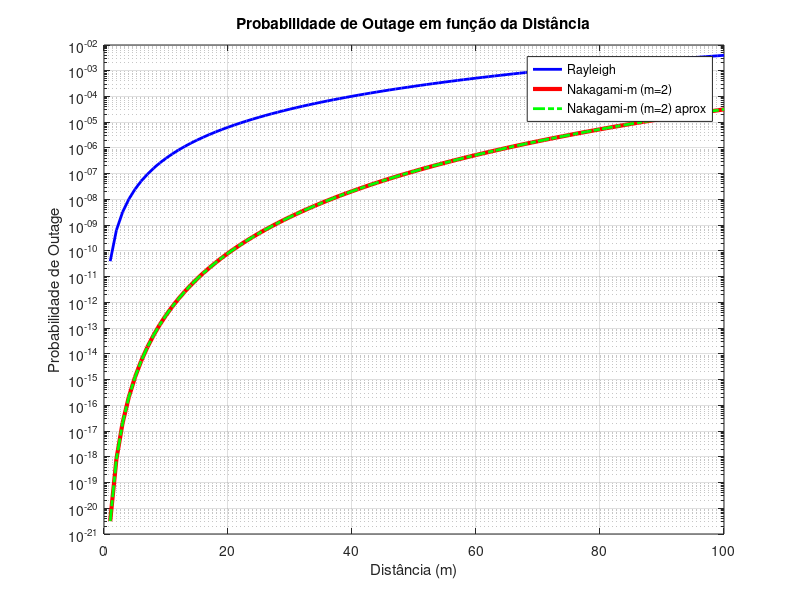
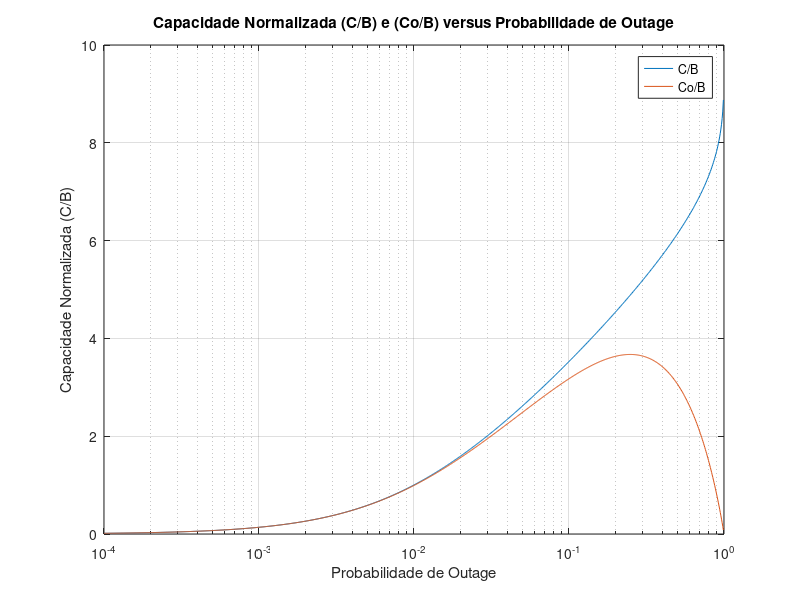
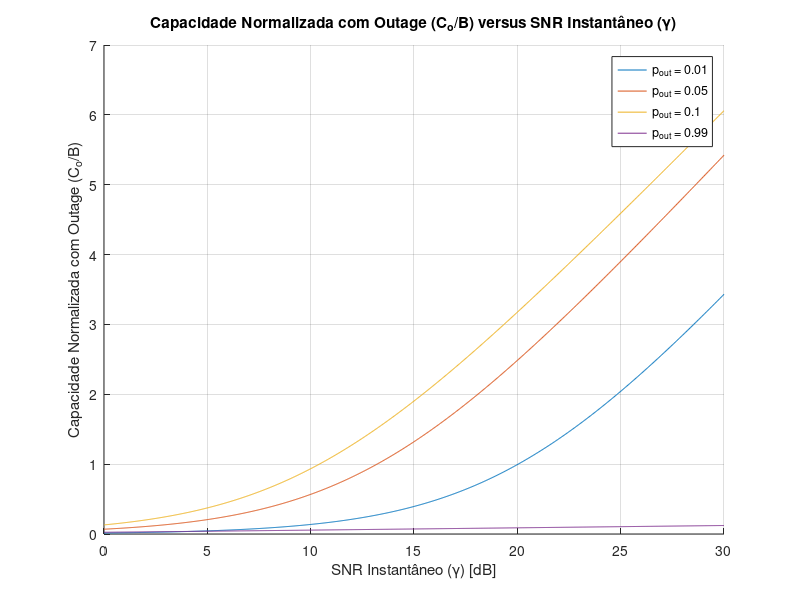

Reproduce these figures in MATLAB, in order.
%% Questão 1
%{
Seja Pr(d0)=1 mW para d0=1 m, trace a probabilidade de outage em função da 
distância, para distâncias variando de 1 a 100 metros, supondo modelo 
log-distância com expoente 4, B=10 MHz, Rb=10 Mbps, N0=−204 dB/Hz, 
fc=3 GHz, Rayleigh e Nakagami-m com m=2.
%}
%Tendo a potencia recebida, calcula SNR e depois calcula Probabilidade de outage.
% Definições e Parâmetros
clc;
close all;
clear;
Pr_d0 = 1e-3; % Potência recebida a d0 (1 mW = 1e-3 W)
d0 = 1; % Distância de referência (1 m)
B = 10e6; % Largura de banda (10 MHz)
Rb = 10e6; % Taxa de bits (10 Mbps)
N0_dB = -204; % Densidade espectral de ruído em dB/Hz
fc = 3e9; % Frequência de portadora (3 GHz)
m = 2; % Parâmetro Nakagami-m

% Conversões e cálculos iniciais
N0 = 10^(N0_dB / 10); % Conversão de dB/Hz para linear
N = N0 * B; % Potência de ruído total
distances = 1:100; % Distâncias variando de 1 a 100 metros

% Potência recebida (modelo de log-distância com expoente 4)
Pr = Pr_d0 * ((d0 ./ distances).^4);

% SNR em cada distância
SNR = Pr / N;

% Limiar de SNR para a taxa de bits desejada (considerando Shannon)
SNR_threshold = (2^(Rb / B) - 1);

% Probabilidade de outage para Rayleigh
P_out_Rayleigh = 1 - exp(-SNR_threshold ./ SNR);

% Probabilidade de outage para Nakagami-m usando a função gama incompleta
arg = m * SNR_threshold ./ SNR;
P_out_Nakagami = gammainc(arg, m, 'lower') / gamma(m);

% Aproximação da probabilidade de outage para Nakagami-m
P_out_Nakagami_approx = (arg.^m) / gamma(m + 1);

% Plotando os resultados
figure;
semilogy(distances, P_out_Rayleigh, 'b-', 'LineWidth', 2);
hold on;
semilogy(distances, P_out_Nakagami, 'r-', 'LineWidth', 3);
semilogy(distances, P_out_Nakagami_approx, 'g-.', 'LineWidth', 2);
hold off;
grid on;
xlabel('Distância (m)');
ylabel('Probabilidade de Outage');
legend('Rayleigh', 'Nakagami-m (m=2)', 'Nakagami-m (m=2) aprox');
title('Probabilidade de Outage em função da Distância');

%% Questão 2
%{
A probabilidade de outage varia muito com a parcela de linha de visada 
(aumento de m). Como seria a outage para o caso do canal AWGN? O canal 
sem fio em NLOS fica muito distante deste desempenho. Como melhorar o 
desempenho do canal sem fio neste cenário de canal lento (outage)?
%}
%Questão 2 - AWGN é Poutage 0, para melhoar ler no livro.
clear;
disp('A probabilidade de outage no canal AWGN é 0. Em um canal sem ')
disp('fio em NLOS é possível melhorar o desempenho, em relação ao ')
disp('outage utilizando técnicas de diversidade do canal (MIMO e OFDM).')

%% Questão 3
%{
Reproduza a Figura 4.2: Normalized Capacity (C/B) versus Outage 
Probability, do livro da Goldsmith. Trace também a capacidade com 
outage normalizada Co/B, em função da probabilidade de outage. 

Obs.: Ao plotar Co/B, limite o eixo x (probabilidade de outage) 
de 10−4 até 100.
%}
clear;
% Definir o SNR médio em escala linear (20 dB)
SNRMed_Db = 20;
SNRMed = 10^(SNRMed_Db / 10);

% Definir a faixa de probabilidade de outage
pout = logspace(-4, 0, 1000);

% Calcular gamma_min para cada probabilidade de outage
SNRMin = -SNRMed * log(1 - pout);

% Calcular capacidade normalizada C/B
C_B = log2(1 + SNRMin);

% Calcular capacidade normalizada com outage Co/B
Co_B = (1 - pout) .* C_B;

% Plotar os resultados
figure;
xlim([1e-4 1]);
ylim([0 4]);
semilogx(pout, C_B, 'DisplayName', 'C/B');
hold on;
semilogx(pout, Co_B, 'DisplayName', 'Co/B');
xlabel('Probabilidade de Outage');
ylabel('Capacidade Normalizada (C/B)');
title('Capacidade Normalizada (C/B) e (Co/B) versus Probabilidade de Outage');
legend show;
grid on;





%% Questão 4
%{
Faça uma análise semelhante a da Figura 4.2, mas agora mostrando a 
capacidade com outage normalizada (Co/B) versus γ¯¯¯ para algumas 
probabilidades de outage.
%}
%C = (1-Pout)*B*log2(1+SNRMin)
%Pout depende de SNR, substitua dependendo do SNR instantaneo,  defina um vetor de SNR e plote C.

clear;

% Definir a faixa de valores para o SNR instantâneo (em dB)
SNR_dB = linspace(0, 30, 1000);
SNR = 10.^(SNR_dB / 10);

% Definir algumas probabilidades de outage
pout_vals = [0.01 0.05 0.1 0.99];

% Preparar o plot
figure;
hold on;

% Calcular e plotar C/B para cada probabilidade de outage
for pout = pout_vals
    % Calcular gamma_min para a probabilidade de outage dada
    SNRMin = -SNR .* log(1 - pout);
    
    % Calcular capacidade normalizada C/B
    C_B = log2(1 + SNRMin);
    
    % Calcular capacidade normalizada com outage Co/B
    Co_B = (1 - pout) .* C_B;
    
    % Plotar capacidade normalizada com outage Co/B
    plot(SNR_dB, Co_B, 'DisplayName', ['p_{out} = ' num2str(pout)]);
end

% Configurar o gráfico
xlabel('SNR Instantâneo (\gamma) [dB]');
ylabel('Capacidade Normalizada com Outage (C_o/B)');
title('Capacidade Normalizada com Outage (C_o/B) versus SNR Instantâneo (\gamma)');
legend show;
grid on;
hold off;


